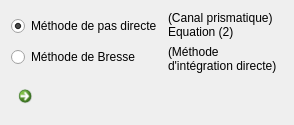
              <widget class="QWidget" name="page_4">
               <layout class="QVBoxLayout" name="verticalLayout_18">
                <item>
                 <layout class="QHBoxLayout" name="horizontalLayout_28">
                  <item>
                   <layout class="QVBoxLayout" name="verticalLayout_22">
                    <item>
                     <widget class="QRadioButton" name="radioButton_DirectStep">
                      <property name="acceptDrops">
                       <bool>false</bool>
                      </property>
                      <property name="text">
                       <string>Méthode de pas directe</string>
                      </property>
                      <property name="checked">
                       <bool>true</bool>
                      </property>
                     </widget>
                    </item>
                    <item>
                     <layout class="QHBoxLayout" name="horizontalLayout_27">
                      <item>
                       <widget class="QRadioButton" name="radioButton_Bresse">
                        <property name="text">
                         <string>Méthode de Bresse</string>
                        </property>
                       </widget>
                      </item>
                     </layout>
                    </item>
                   </layout>
                  </item>
                  <item>
                   <layout class="QVBoxLayout" name="verticalLayout_7">
                    <item>
                     <widget class="QLabel" name="label_6">
                      <property name="minimumSize">
                       <size>
                        <width>115</width>
                        <height>0</height>
                       </size>
                      </property>
                      <property name="text">
                       <string>(Canal prismatique) Equation (2)</string>
                      </property>
                      <property name="wordWrap">
                       <bool>true</bool>
                      </property>
                     </widget>
                    </item>
                    <item>
                     <widget class="QLabel" name="label_15">
                      <property name="minimumSize">
                       <size>
                        <width>115</width>
                        <height>0</height>
                       </size>
                      </property>
                      <property name="text">
                       <string>(Méthode d'intégration directe)</string>
                      </property>
                      <property name="wordWrap">
                       <bool>true</bool>
                      </property>
                     </widget>
                    </item>
                   </layout>
                  </item>
                 </layout>
                </item>
                <item>
                 <widget class="QCommandLinkButton" name="commandLinkButton_4">
                  <property name="maximumSize">
                   <size>
                    <width>35</width>
                    <height>35</height>
                   </size>
                  </property>
                  <property name="text">
                   <string notr="true"/>
                  </property>
                  <property name="icon">
                   <iconset resource="qtresource.qrc">
                    <normaloff>:/icons/help.png</normaloff>:/icons/help.png</iconset>
                  </property>
                  <property name="iconSize">
                   <size>
                    <width>15</width>
                    <height>15</height>
                   </size>
                  </property>
                  <property name="description">
                   <string notr="true"/>
                  </property>
                 </widget>
                </item>
               </layout>
              </widget>
